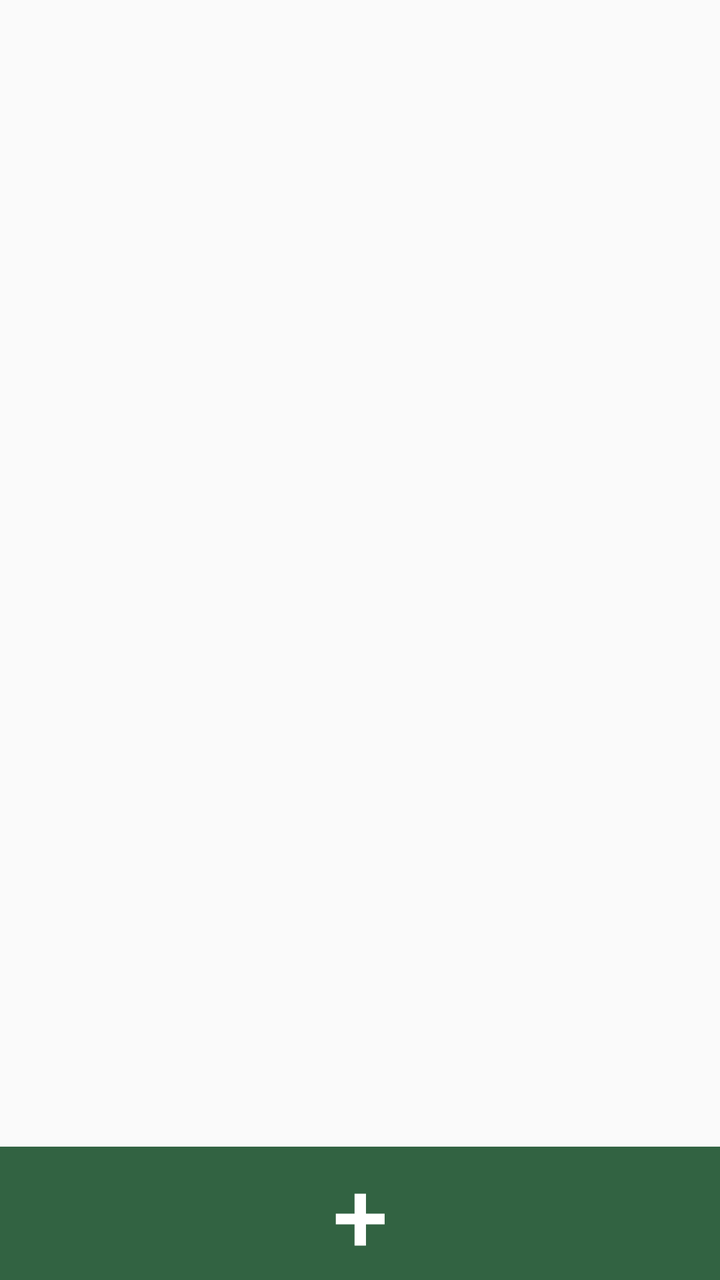
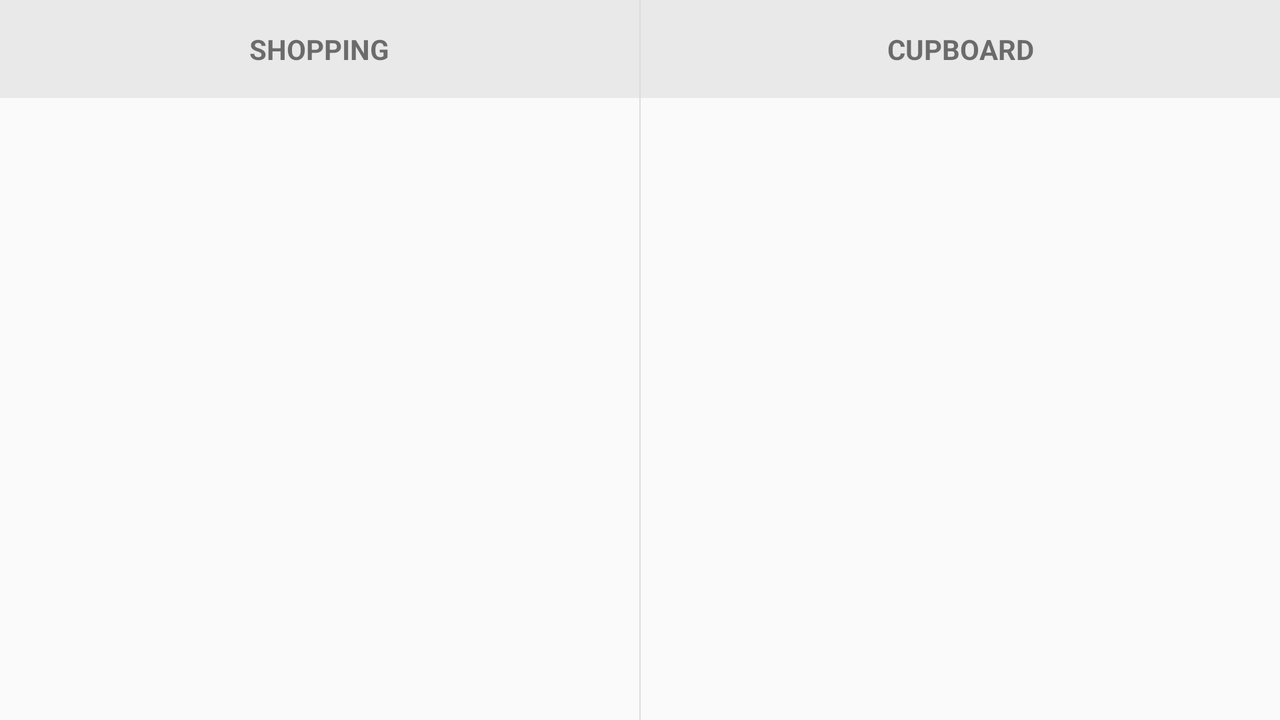

Compare how this app lays out the same screen by default and in its alternative resource folder. The renders come first, then the two layout files and the values they reference.
<!-- AndroidManifest.xml: application theme AppTheme -->
<!-- res/layout/activity_main.xml -->
<RelativeLayout xmlns:android="http://schemas.android.com/apk/res/android"
    xmlns:tools="http://schemas.android.com/tools"
    android:layout_width="match_parent"
    android:layout_height="match_parent"
    tools:context=".MainActivity">

    <TabHost
        android:layout_width="match_parent"
        android:layout_height="wrap_content"
        android:id="@+id/tabHost"
        android:layout_weight=".50">

        <LinearLayout
            android:layout_width="fill_parent"
            android:layout_height="fill_parent"
            android:orientation="vertical">

            <TabWidget
                android:id="@android:id/tabs"
                android:layout_width="fill_parent"
                android:layout_height="wrap_content"></TabWidget>

            <FrameLayout
                android:id="@android:id/tabcontent"
                android:layout_width="fill_parent"
                android:layout_height="fill_parent">

                <LinearLayout
                    android:id="@+id/shopping"
                    android:layout_width="fill_parent"
                    android:layout_height="fill_parent"
                    android:orientation="vertical"
                    ></LinearLayout>

                <LinearLayout
                    android:id="@+id/cupboard"
                    android:layout_width="fill_parent"
                    android:layout_height="fill_parent"
                    android:orientation="vertical"></LinearLayout>

            </FrameLayout>
        </LinearLayout>
    </TabHost>

    <ListView
        android:id="@+id/shopping_list_view"
        android:layout_width="match_parent"
        android:layout_height="wrap_content"
        android:layout_below="@+id/tabHost"
    />

    <Button
        android:id="@+id/add_shopping_item"
        android:layout_width="match_parent"
        android:layout_height="wrap_content"
        android:layout_alignParentBottom="true"
        android:padding="0dp"
        android:text="+"
        android:textSize="50sp"
        android:background="@color/green"
        android:textColor="@color/white" />

</RelativeLayout>
<!-- resources referenced by this layout -->
<resources>
  <color name="green">#FF326342</color>
  <color name="white">#FFFFFFFF</color>
  <!-- from res/values-v21/ -->
  <style name="AppTheme" parent="android:Theme.Material.Light.DarkActionBar">
      </style>
</resources>
<!-- res/layout-w600dp/activity_main.xml (the repository's variant of the layout above) -->
<!-- drawn on the phone turned sideways -->
<?xml version="1.0" encoding="utf-8"?>
<LinearLayout xmlns:android="http://schemas.android.com/apk/res/android"
    android:orientation="horizontal"
    android:layout_width="match_parent"
    android:layout_height="match_parent">

    <LinearLayout
        android:layout_width="0dp"
        android:layout_height="match_parent"
        android:layout_weight="1"
        android:id="@+id/shopping_list_container"
        android:orientation="vertical">

        <TextView
            android:layout_width="match_parent"
            android:layout_height="wrap_content"
            android:padding="15dp"
            android:gravity="center"
            android:text="@string/activity_main_shopping"
            android:background="#ffe9e9e9"
            android:textStyle="bold" />

    </LinearLayout>

    <View
        android:layout_width="2px"
        android:layout_height="match_parent"
        android:background="?android:attr/dividerHorizontal"/>

    <LinearLayout
        android:layout_width="0dp"
        android:layout_height="match_parent"
        android:layout_weight="1"
        android:id="@+id/cupboard_list_container"
        android:orientation="vertical">

        <TextView
            android:layout_width="match_parent"
            android:layout_height="wrap_content"
            android:padding="15dp"
            android:gravity="center"
            android:text="@string/activity_main_cupboard"
            android:background="#ffe9e9e9"
            android:textStyle="bold" />

    </LinearLayout>

</LinearLayout>
<!-- resources referenced by the variant -->
<!-- as the phone turned sideways resolves them -->
<resources>
  <string name="activity_main_cupboard">CUPBOARD</string>
  <string name="activity_main_shopping">SHOPPING</string>
  <!-- from res/values-v21/ -->
  <style name="AppTheme" parent="android:Theme.Material.Light.DarkActionBar">
      </style>
</resources>
